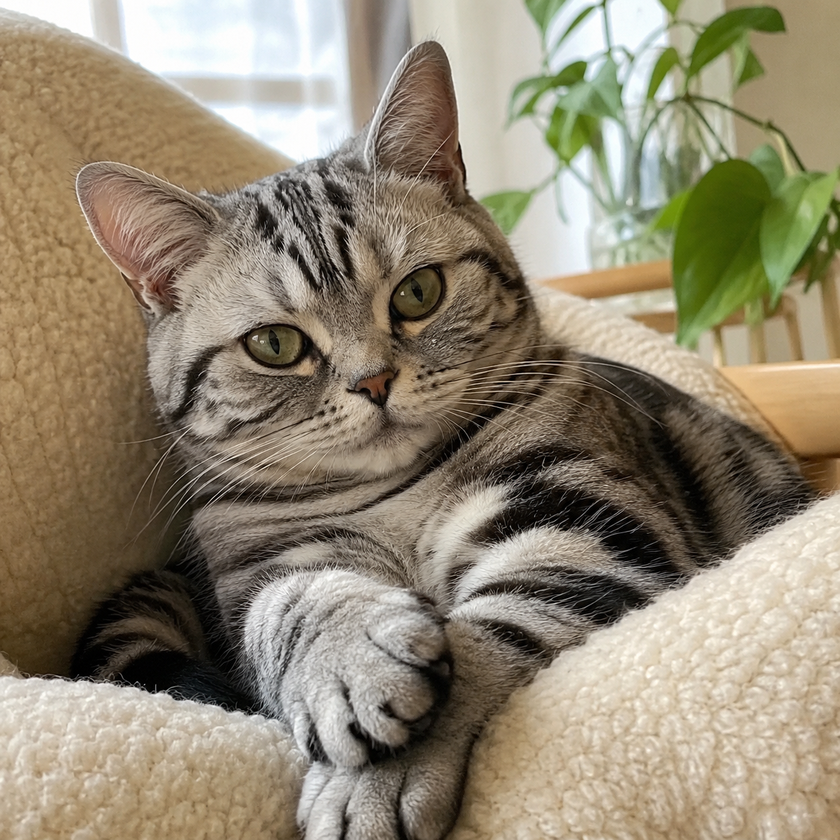
#> input picture syamashita-tu/chapter12/cat.png, 840 x 840 px, shrunk from 1254 x 1254 before the run, found by its file name
$ jupyter execute q04.ipynb
#> lines starting #> are read from the running program, lines starting #| are printed output that depends on the picture; after the words box and inside, x2 and y2 are one past the last pixel; in counts of white or black regions, pixels touching at a corner belong together
第07回で実装した ```quantize``` 関数を使って，グレースケール画像（$[0, 255]$ の範囲）の画素値を
ビット深度 $B = 1, 2, 4, 8$ で量子化した画像をそれぞれ表示しなさい．
ビット深度を下げると画像の見え方がどのように変化するか考察しなさい．

[cell 1]
def quantize(x, n_bits, x_min=-1.0, x_max=1.0):
    """振幅を [x_min, x_max] の範囲で n_bits 段階に量子化"""
    L = 2 ** n_bits
    step = (x_max - x_min) / (L - 1)
    return np.round((x - x_min) / step) * step + x_min

[cell 2]
from PIL import Image
import numpy as np
import matplotlib.pyplot as plt

img = Image.open("/home/syamashita/initial-training-2026/syamashita-tu/chapter12/cat.png").convert("L")
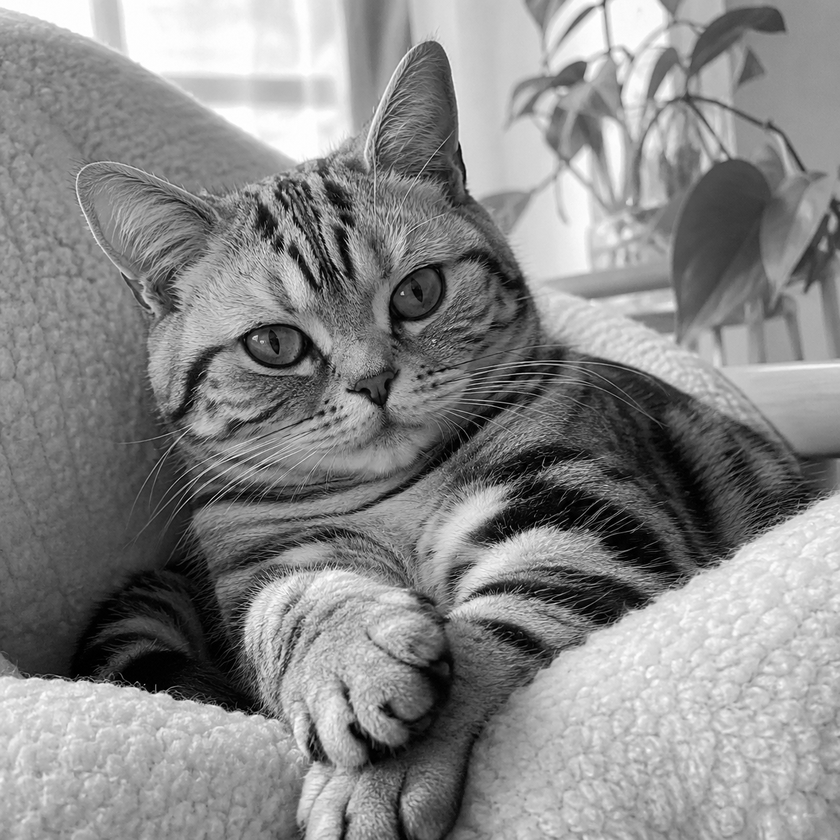
#> img: PIL image 840x840 L; min 0, max 255, mean 136.3
img_array = np.array(img) / 255.0
B = [1,2,4,8]
fig, axes = plt.subplots(1, len(B), figsize=(12, 4))
for i in range(4):
    quantized_img_array = quantize(img_array, n_bits=B[i])
    axes[i].imshow(quantized_img_array, cmap="gray")
    axes[i].set_title(f"{B[i]} bits")
    axes[i].axis("off")
#> this loop made 4 passes
#> pass 1, `quantized_img_array = quantize(img_array, n_bits=B[i])`:
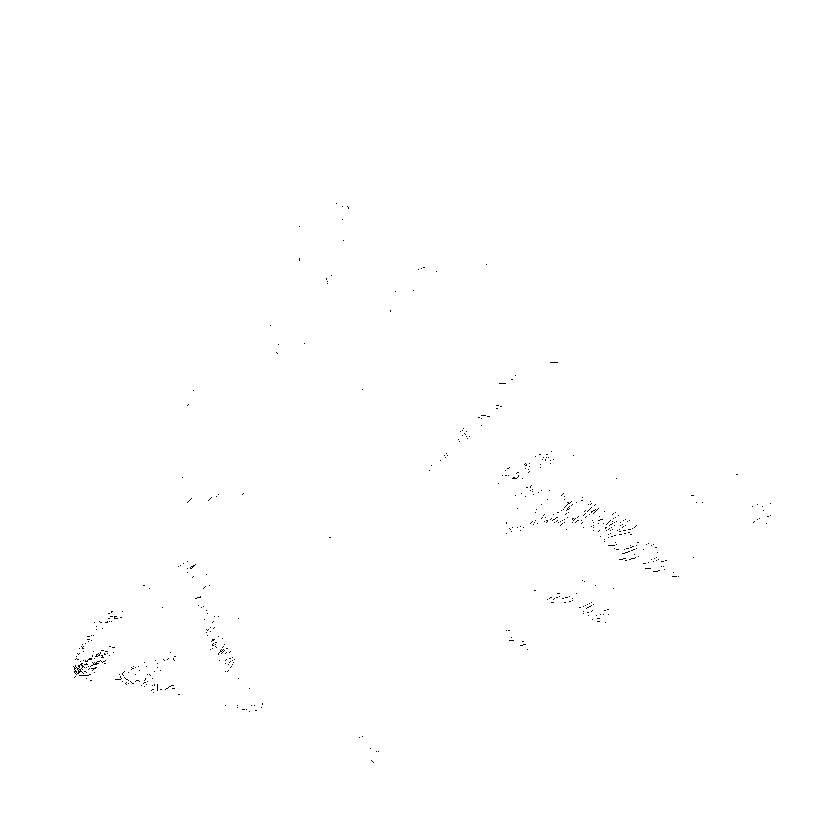
#> quantized_img_array: shape (840, 840) float64; values -1 (black) and 1 (white), 99.8% white; black in thin lines or dots, all inside (x1, y1, x2, y2) = (73, 203, 771, 763)
#> pass 2, `quantized_img_array = quantize(img_array, n_bits=B[i])`:
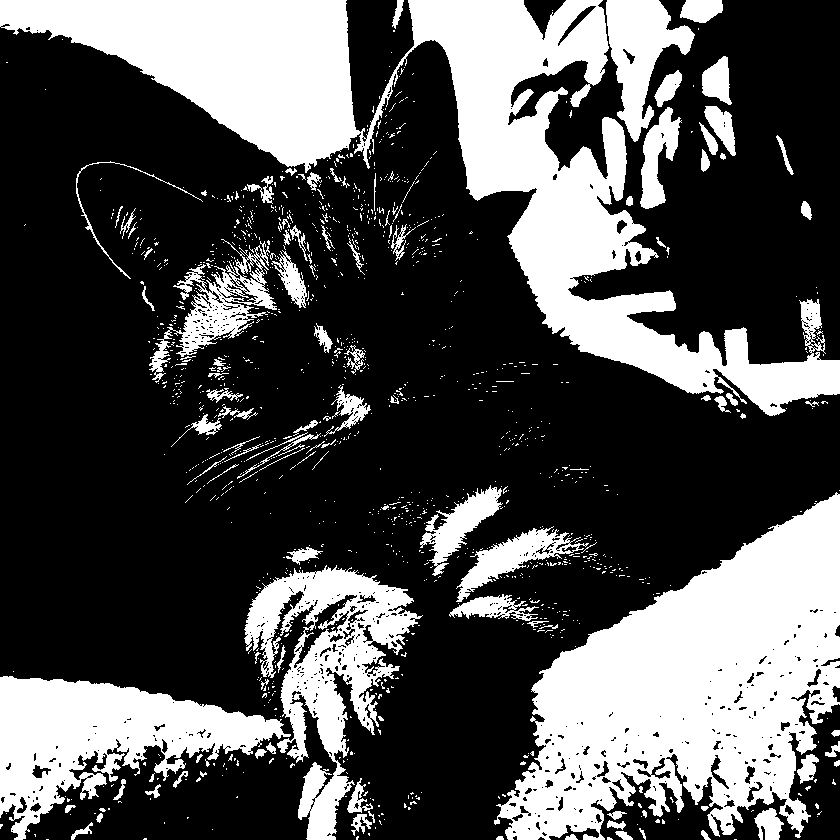
#> quantized_img_array: shape (840, 840) float64; values 0.333 (black) and 1 (white), 32.1% white; 1264 white regions (1149 under 20 px), largest, box (x1, y1, x2, y2) and area: (0, 0, 840, 416) 84784, (494, 492, 840, 840) 65258, (0, 676, 291, 840) 21520
plt.show()
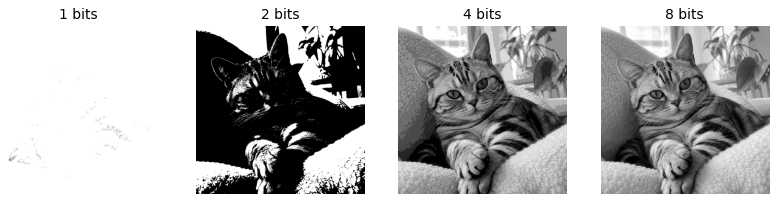
#> figure drawn by matplotlib, 4 panels
